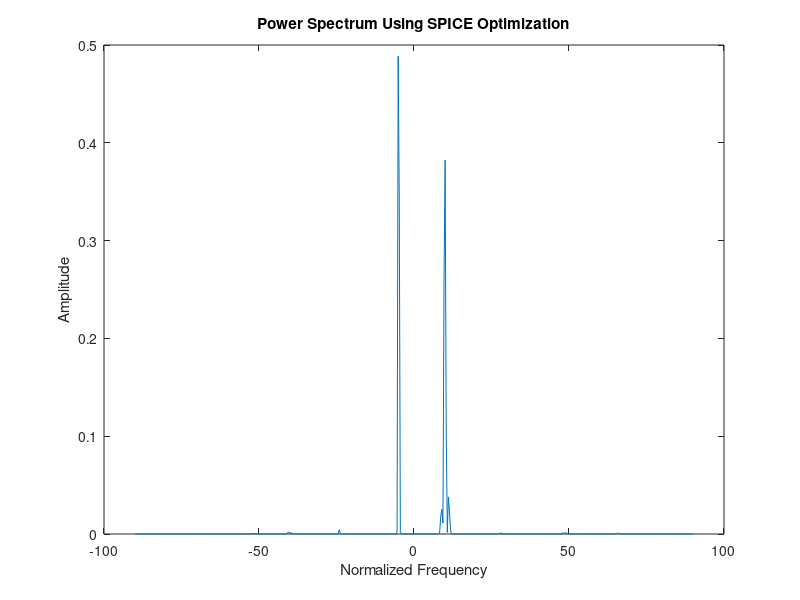

Recreate this plot in MATLAB.
%%%%%%%%%%%%%%%%%%%%%%%%%%%%%%%%%%%%%%%%%%%%%%%
%%%%%%%%%%%%%%%%%%%%%%%%%%%%%%%%%%%%%%%%%%%%%%%
%% Clear the cache
%%%%%%%%%%%%%%%%%%%%%%%%%%%%%%%%%%%%%%%%%%%%%%%

clc;clear;close;

%%%%%%%%%%%%%%%%%%%%%%%%%%%%%%%%%%%%%%%%%%%%%%%

%%%%%%%%%%%%%%%%%%%%%%%%%%%%%%%%%%%%%%%%%%%%%%%
%% Parameters
%%%%%%%%%%%%%%%%%%%%%%%%%%%%%%%%%%%%%%%%%%%%%%%


numElements = 10    ;                        % Number of array elements
numSnapshots = 500;                  % Number of snapshots
elementSpacing = 0.5;                 % Spacing between array elements in wavelengths                                  % SNR values in db
omg = [10 -5];
N = numElements^2;  N1=N^2;% Number of Samples
numSignals = 2;                          % Number of incoming signals
SNR = 10;                                     % SNR values in db
M = 512;      M1 = M+N;       Im = eye(N);    N2 = sqrt(N);                                      % Extended Number of Samples for high resolution

%%%%%%%%%%%%%%%%%%%%%%%%%%%%%%%%%%%%%%%%%%%%%%%
%% Create the steering vector and generating the incoming signal
%%%%%%%%%%%%%%%%%%%%%%%%%%%%%%%%%%%%%%%%%%%%%%%



rad_angles = deg2rad(omg);
eomg = linspace(-90,90,M);

steeringVector = exp(-1j*(0:numElements-1)'*pi*sin(rad_angles));


signals = (randn(numSignals, numSnapshots) + 1i * randn(numSignals, numSnapshots)) * sqrt(0.5); % Generating a Pseudo-Random Signal


% Generate noise
noise = (randn(numElements, numSnapshots) + 1i * randn(numElements, numSnapshots)) * sqrt(0.5);  % Generation of Pseudo-Random Noise
noisePower = 10^(-SNR/10); % Noise Power
noise = sqrt(noisePower) * noise;

% Received Signal Generation
R = steeringVector*signals + noise;
R_signal = (R*R')/numSnapshots;
singals = reshape(R_signal,[],1); % vectorized signal correlation matrix


%% Power Computation
steeringMatrix = exp(-1j*pi*(0:numElements-1)'*sin(deg2rad(eomg)));
DFT=[];
for i=1:M
    dd = steeringMatrix(:,i);  % Column vector of steering matrix
    ddh = dd*dd';                   % Computation of hermitian product
    ddhh = reshape(ddh,[],1);  % vectorization of hermitian product
    DFT = [DFT,ddhh];                           % Adding the vectorized product vectors of all columns
    clear dd;clear ddh;

end
DFT = [DFT Im];
IDFT = DFT';



%%
% Finding the Normalized Power
Signal_Power = (abs(fft(singals,M))).^2;  % Computation of FFT
normsignal_Power = Signal_Power/(N1);  % Dividing by norm of Steering Vector
S_Po=[normsignal_Power; ((abs(singals).^2))];




N_S=norm(singals);

w=[(N2/N_S)*ones(1,M) (1/N_S)*ones(1,(M1-M))];

s_old= S_Po;
for jj=1:1e6
    
    R = DFT*diag(s_old)*IDFT;
    R_inv=inv(R);
    u = R_inv*singals;
    c = abs(IDFT*u);

    rho = (w*(s_old.*c));

    s_new = (1/rho)*(s_old.*c).*(1./w');


    Er_En = (norm(s_old-s_new))/(norm(s_old));

    if(Er_En>1e-5)

        s_old = s_new;
    else
        break;
    end
end
s_new=real(s_new);
snew1 = s_new(1:M);



figure; plot(eomg,snew1);
title("Power Spectrum Using SPICE Optimization");
xlabel("Normalized Frequency");ylabel("Amplitude");